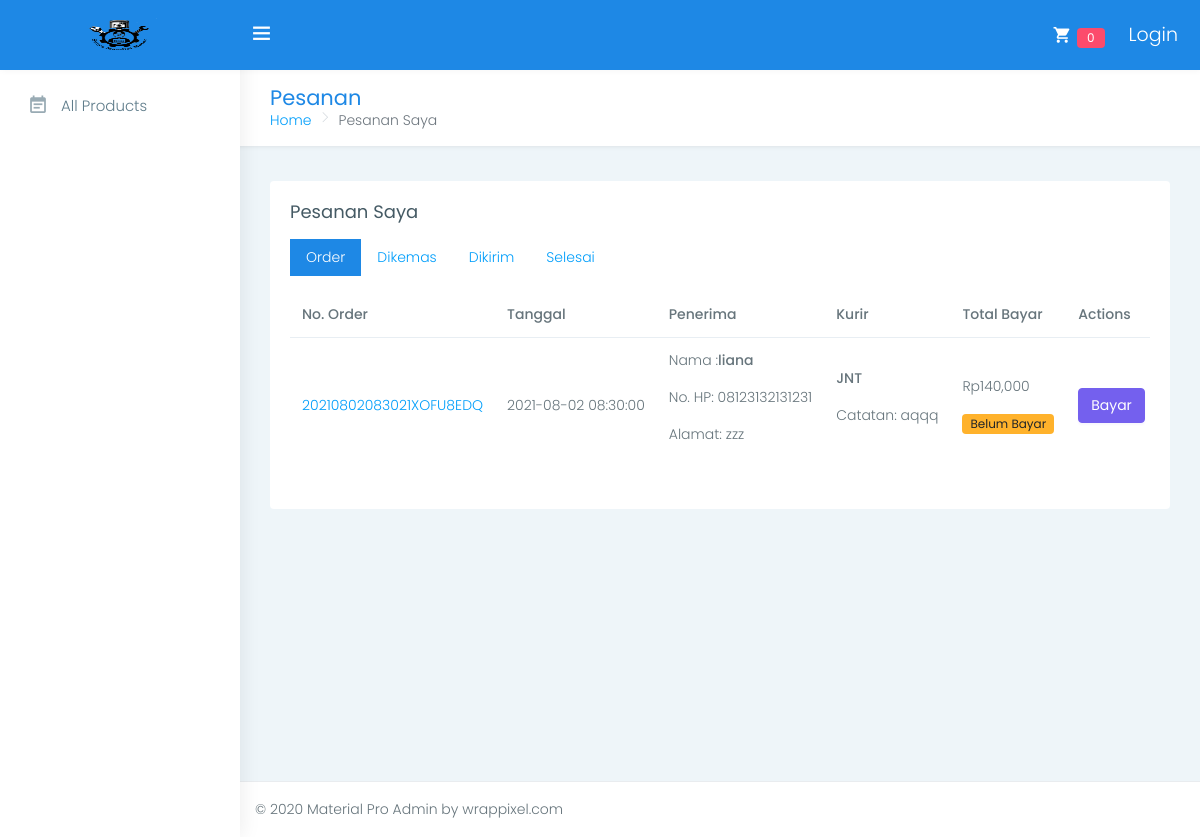
The page /index.php/orders/myorderlist on the database its author committed.
### tables this page shows
CREATE TABLE `salesheader` (
  `idsales` int(11) NOT NULL,
  `userid` int(11) NOT NULL,
  `total` int(11) NOT NULL,
  `idrekening` int(11) NOT NULL,
  `notes` text NOT NULL,
  `status` int(11) NOT NULL,
  `no_order` varchar(35) NOT NULL,
  `namapenerima` varchar(40) NOT NULL,
  `nohppenerima` varchar(15) NOT NULL,
  `alamat` text NOT NULL,
  `kurir` varchar(20) NOT NULL,
  `created_at` datetime NOT NULL,
  `updated_at` datetime DEFAULT NULL,
  `is_active` int(11) NOT NULL,
  `buktipembayaran` varchar(40) NOT NULL,
  `statusbayar` int(1) NOT NULL,
  `statusorder` int(1) NOT NULL,
  `catatanpembayaran` text NOT NULL,
  `noresi` varchar(15) NOT NULL
);

### application/controllers/Orders.php (called while the page is built, shortened)
<?php defined('BASEPATH') OR exit('No direct script access allowed');
class Orders extends CI_Controller {
    public function __construct(){
		$this->load->model('Barang_M', 'barang_model');
        $this->load->model('Rekening_M', 'rekening_model');
        $this->load->model('Order_M', 'order_model');
		$this->load->library('form_validation');
        $this->load->library('upload');
		$this->load->library('image_lib');
    }
    public function myorderlist(){
        $data = array(
            'data_orderlist' => $this->order_model->getByUserId($this->session->userdata('userid'))->result(),
            'data_processedOrderlist' => $this->order_model->getByUserIdAndStatusOrder($this->session->userdata('userid'), 1)->result(),
            'data_terkirim' => $this->order_model->getByUserIdAndStatusOrder($this->session->userdata('userid'), 2)->result(),
            'data_diterima' => $this->order_model->getByUserIdAndStatusOrder($this->session->userdata('userid'), 3)->result()
        );
        $this->load->view('template-customer', $data);
        $this->load->view('ecommerce/myorderlist', $data);
    }
}

### index.php (called while the page is built, shortened)
<?php
require_once BASEPATH.'core/CodeIgniter.php';

### application/models/Order_M.php (called while the page is built, shortened)
<?php
class Order_M extends CI_Model {
    public function getByUserId($id){
        $this->db->select('a.*, b.namalengkap, c.namaakun, c.namabank, c.norek');
        $this->db->from('salesheader a');
        $this->db->join('users b', 'a.userid = b.userid');
        $this->db->join('rekening c', 'a.idrekening = c.idrekening');
        $this->db->where('a.statusorder', 0);
        $this->db->where('a.is_active', 1);
        $query = $this->db->get();
        return $query;
    }
    public function getByUserIdAndStatusOrder($id = null, $statusorder = null){
        $this->db->select('a.*, b.namalengkap, c.namaakun, c.namabank, c.norek');
        $this->db->from('salesheader a');
        $this->db->join('users b', 'a.userid = b.userid');
        $this->db->join('rekening c', 'a.idrekening = c.idrekening');
        if($statusorder != null){
            $this->db->where('a.statusorder', $statusorder);
        }
        $this->db->where('a.is_active', 1);
        $query = $this->db->get();
        return $query;
    }
}

### application/views/ecommerce/myorderlist.php (the view, shortened to what this page needs)
    <div class="page-wrapper" style="display: block;">
            <div class="row page-titles">
                <div class="col-md-5 col-12 align-self-center">
                    <h3 class="text-themecolor mb-0">Pesanan</h3>
                    <ol class="breadcrumb mb-0 p-0 bg-transparent">
                        <li class="breadcrumb-item"><a href="javascript:void(0)">Home</a></li>
                        <li class="breadcrumb-item active">Pesanan Saya</li>
                    </ol>
                </div>
            </div>
            <div class="container-fluid">
                <div class="row">
                    <div class="col-md-12">
                        <div class="card">
                            <div class="card-body">
                                <h4 class="card-title mb-3">Pesanan Saya</h4>
                                <ul class="nav nav-pills bg-nav-pills mb-3">
                                    <li class="nav-item">
                                        <a href="#order1" data-toggle="tab" aria-expanded="false" class="nav-link rounded-0 active">
                                            <span class="d-none d-lg-block">Order</span>
                                        </a>
                                    </li>
                                    <li class="nav-item">
                                        <a href="#proses1" data-toggle="tab" aria-expanded="true" class="nav-link rounded-0 ">
                                            <span class="d-none d-lg-block">Dikemas</span>
                                        </a>
                                    </li>
                                    <li class="nav-item">
                                        <a href="#kirim1" data-toggle="tab" aria-expanded="false" class="nav-link rounded-0">
                                            <span class="d-none d-lg-block">Dikirim</span>
                                        </a>
                                    </li>
                                    <li class="nav-item">
                                        <a href="#selesai1" data-toggle="tab" aria-expanded="false" class="nav-link rounded-0">
                                            <span class="d-none d-lg-block">Selesai</span>
                                        </a>
                                    </li>
                                </ul>
                                <div class="tab-content">
                                    <div class="tab-pane show active" id="order1">
                                        <div class="table-responsive no-wrap">
                                            <table class="table product-overview v-middle">
                                                <thead>
                                                    <tr>
                                                        <th class="border-0">No. Order</th>
                                                        <th class="border-0">Tanggal</th>
                                                        <th class="border-0">Penerima</th>
                                                        <th class="border-0">Kurir</th>
                                                        <th class="border-0">Total Bayar</th>
                                                        <th class="border-0">Actions</th>
                                                    </tr>
                                                </thead>
                                                <tbody>
                                                <?php foreach ($data_orderlist as $key => $value) { ?>
                                                    <tr>
                                                        <td><a href="<?=site_url('orders/detailPesanan/'.$value->no_order)?>"><?=$value->no_order?></a></td>
                                                        <td><?=$value->created_at?></td>
                                                        <td>
                                                             <p>Nama :<strong><?=$value->namapenerima?></p></strong>
                                                            <p>No. HP: <?=$value->nohppenerima?></p>
                                                            <p>Alamat: <?=$value->alamat?></p>
                                                        </td>
                                                        <td>
                                                            <p><strong><?=$value->kurir?></p></strong>
                                                            <p>Catatan: <?=$value->notes?></p>
                                                        </td>
                                                        <td>
                                                           <p>Rp<?=number_format($value->total)?></p>
                                                            <?php if ($value->statusbayar == 0 ) { ?>
                                                                <span class="px-2 py-1 badge badge-warning font-weight-100">Belum Bayar</span>
                                                            <?php } else if ($value->statusbayar ==1) { ?>
                                                                <span class="px-2 py-1 badge badge-success font-weight-100">Menunggu Konfirmasi Admin</span>
                                                            <?php } else if ($value->statusbayar ==2) { ?>
                                                                <span class="px-2 py-1 badge badge-danger font-weight-100">Ditolak</span>
                                                                <p>Catatan: <?=$value->catatanpembayaran?></p>
                                                            <?php } ?>
                                                        </td>
                                                        <td>
                                                            <?php if ($value->statusbayar == 0 ) { ?>
                                                                <a href="<?=site_url('orders/formbayar/'.$value->idsales)?>" class="btn btn-primary" data-toggle="tooltip" title="" data-original-title="Bayar">Bayar</a>
                                                            <?php } else if ($value->statusbayar == 2 ) { ?>
                                                                <a href="<?=site_url('orders/formbayar/'.$value->idsales)?>" class="btn btn-primary" data-toggle="tooltip" title="" data-original-title="Bayar">Bayar</a>
                                                            <?php } ?>
                                                        </td>
                                                    </tr>
                                                <?php }?>
                                                </tbody>
                                            </table>
                                        </div>
                                    </div>
                                </div>
                            </div>
                        </div>
                    </div>
                </div>
            </div>
            <footer class="footer">
                © 2020 Material Pro Admin by wrappixel.com
            </footer>
        </div>
</body>
</html>

### rows shown on the page
salesheader: no_order "20210802083021XOFU8EDQ", created_at "2021-08-02 08:30:00", namapenerima "liana", nohppenerima "08123132131231", alamat "zzz", kurir "JNT", notes "aqqq", total "140,000", statusbayar "Belum Bayar"

### other values the page prints
$this->cart->total_items() "0"
